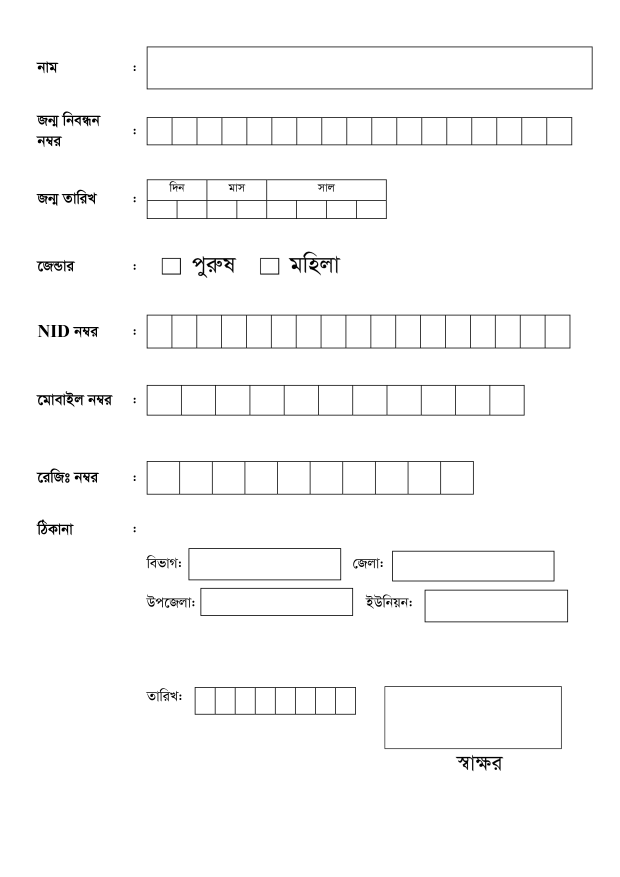
#> input picture template/template.jpg, 2480 x 3508 px (shown at 1/4 size)
$ python -i form.py   (imports and definitions only)
#> lines starting #> are read from the running program, lines starting #| are printed output that depends on the picture; after the words box and inside, x2 and y2 are one past the last pixel; in counts of white or black regions, pixels touching at a corner belong together
#> further down, picture is the input picture: shape (3508, 2480); min 0, max 255, mean 249.9
### utils.py
import cv2
import numpy as np
# [5 lines left out: function show, not called in this run]
def thresholding(img,x,y):
#> called with x = 0, y = 255
    ret,thresh = cv2.threshold(img, x, y,cv2.THRESH_BINARY_INV+cv2.THRESH_OTSU)
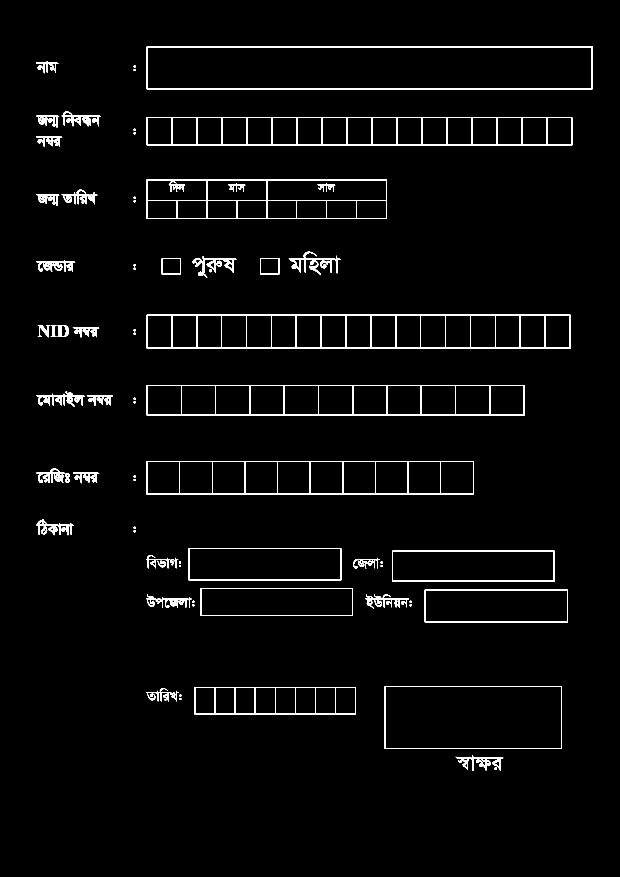
#> thresh: shape (3508, 2480) (shown at 1/4 size); 2% white; 84 white regions, largest, box (x1, y1, x2, y2) and area: (587, 1259, 2282, 1394) 17409, (587, 468, 2289, 581) 16047, (587, 1540, 2098, 1662) 13590
#> ret = 137
    return thresh
def dilation(thresh_img,x,y,iterations=1):
#> called with x = 2, y = 2, iterations = 1
    kernel = cv2.getStructuringElement(cv2.MORPH_RECT, (x, y))
    dilated = cv2.dilate(thresh_img,kernel,iterations=iterations)
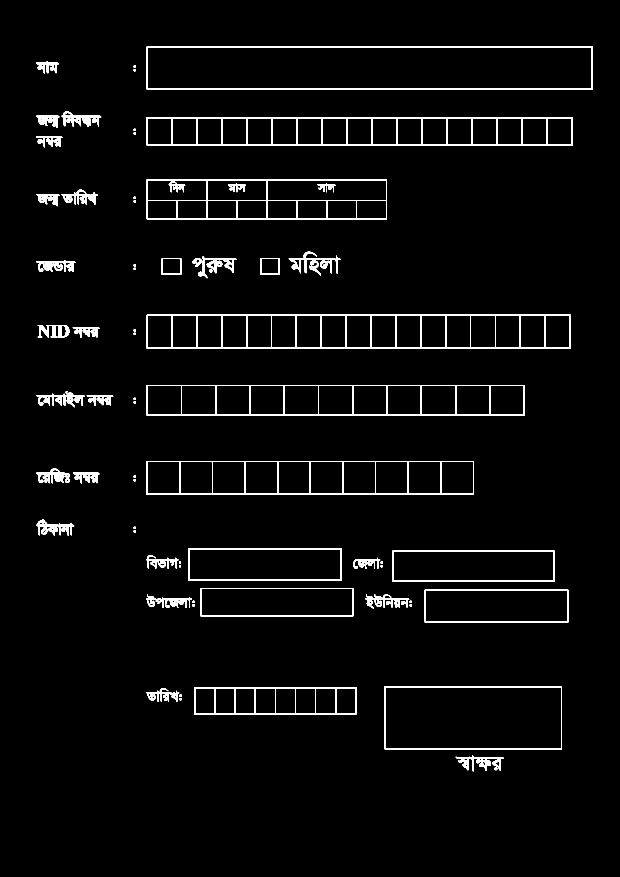
#> dilated: shape (3508, 2480) (shown at 1/4 size); 2.6% white; 75 white regions, largest, box (x1, y1, x2, y2) and area: (587, 1259, 2283, 1395) 23055, (587, 468, 2290, 582) 21296, (587, 1540, 2099, 1663) 17961
    return dilated
def erode(thresh_img,x,y,iterations=1):
    kernel = cv2.getStructuringElement(cv2.MORPH_RECT, (x, y))
    erode = cv2.erode(thresh_img,kernel,iterations=iterations)
    return erode
def horizontal_lines(img):
    # [5 lines of commented-out code are left out]
    horizontal_kernel = cv2.getStructuringElement(cv2.MORPH_RECT, (25, 1))
    detected_lines = cv2.morphologyEx(img, cv2.MORPH_OPEN,
                                      horizontal_kernel, iterations=5)
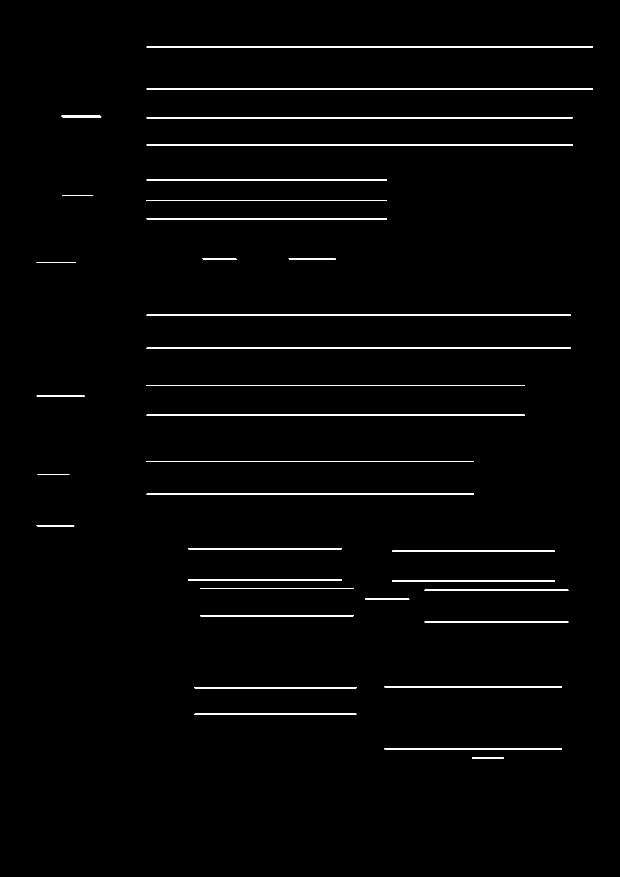
#> detected_lines: shape (3508, 2480) (shown at 1/4 size); 1.3% white; 35 white regions, largest, box (x1, y1, x2, y2) and area: (587, 186, 2371, 190) 7136, (587, 354, 2371, 358) 7136, (587, 469, 2290, 473) 6812
    return detected_lines
def vertical_lines(img):
    # [7 lines of commented-out code are left out]
    horizontal_kernel = cv2.getStructuringElement(cv2.MORPH_RECT, (1, 25))
    detected_lines = cv2.morphologyEx(img, cv2.MORPH_OPEN,
                                      horizontal_kernel, iterations=5)
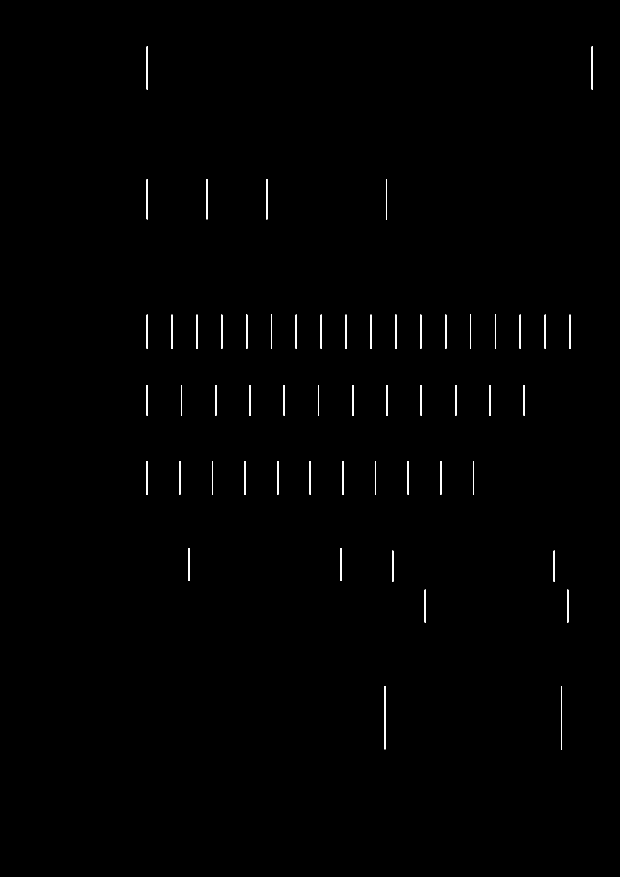
#> detected_lines: shape (3508, 2480) (shown at 1/4 size); 0.37% white; 55 white regions, largest, box (x1, y1, x2, y2) and area: (1538, 2745, 1542, 2997) 1008, (2244, 2745, 2248, 2997) 1008, (1065, 718, 1070, 877) 795
    return detected_lines
# [4 lines left out: function resize, not called in this run]

### form.py
import random

from detection import detect
import cv2
import numpy as np
import utils
import json

def getFields(imgScan,field,imgMask):
    x1y1 = field['points'][0]
    x2y2 = field['points'][1]
    cv2.rectangle(imgMask, x1y1, x2y2, (0, 0, 255), cv2.FILLED)
    field = imgScan[x1y1[1]:x2y2[1], x1y1[0]:x2y2[0]]
    return field,imgMask

def box_segmentation(box,segment):
    thresh = utils.thresholding(box, 0, 255)
    thresh = utils.dilation(thresh, 2, 2)
    row = np.array_split(thresh, segment, 1)
    segments = []
    for r in row:
        hor = utils.horizontal_lines(r)
        ver = utils.vertical_lines(r)
        r = r - ver - hor
        r = r[5:r.shape[0] - 5, 5:r.shape[1] - 5]
        r = utils.erode(r, 3, 3)
        r = utils.dilation(r, 2, 2)
        #utils.show(r,1)
        segments.append(r)
    return segments
def checkBox(img):
    thresh = utils.thresholding(img, 0, 255)
    thresh = utils.dilation(thresh, 2, 2)

    hor = utils.horizontal_lines(thresh)
    ver = utils.vertical_lines(thresh)

    show = thresh - ver - hor
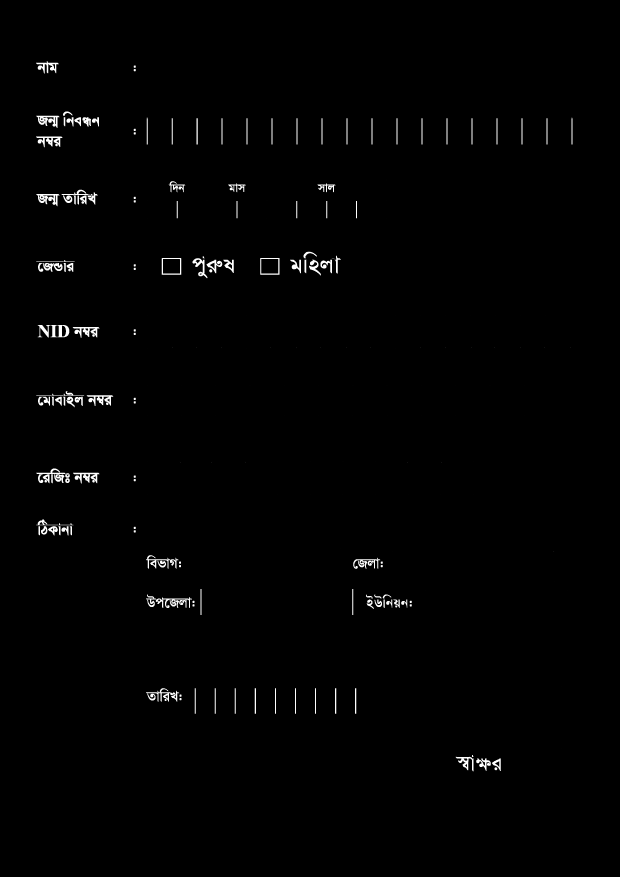
#> show: shape (3508, 2480) (shown at 1/4 size); min 0, max 255, mean 2.4
    show = show[5:show.shape[0] - 5, 5:show.shape[1] - 5]
#> show: shape (3498, 2470)
    show = utils.erode(show, 4, 4)
#> in erode, `erode = cv2.erode(thresh_img,kernel,iterations=iterations)`:
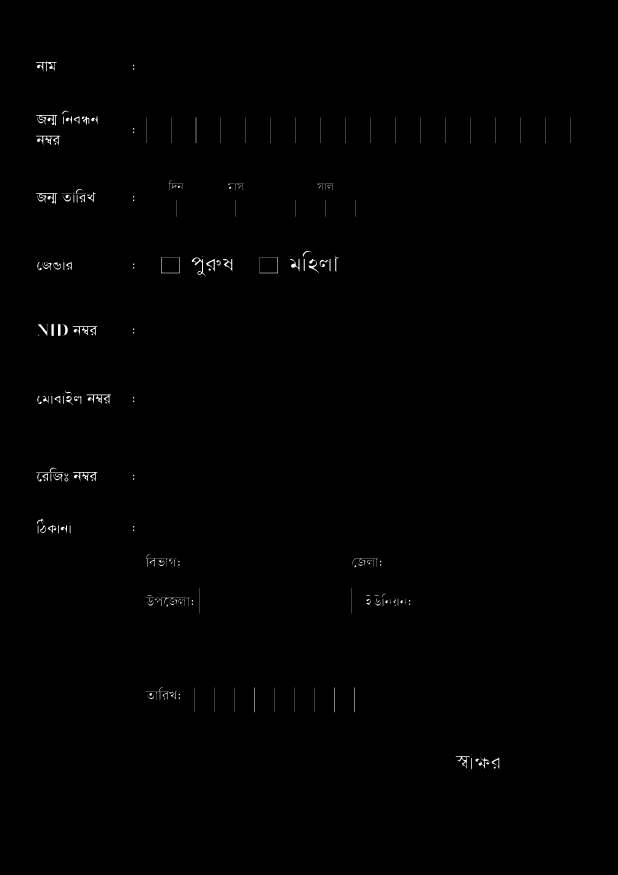
#> erode: shape (3498, 2470) (shown at 1/4 size); min 0, max 255, mean 1
    show = utils.dilation(show, 4, 4)
    #cv2.imwrite(f'test/{random.randint(1,100)}.jpg',show)
    nonZero = np.count_nonzero(show)
#> nonZero = 80404
    print(nonZero)
#| 80404
    if nonZero<100:
        return 0
    else:
        return 1


def getROI():
    file_hadle = open('roi2.json', 'r')
    dic = json.load(file_hadle)
    file_hadle.close()
    return dic

>>> import cv2
>>> picture = cv2.imread('template/template.jpg', cv2.IMREAD_GRAYSCALE)
>>> result = checkBox(picture)
#> result = 1
